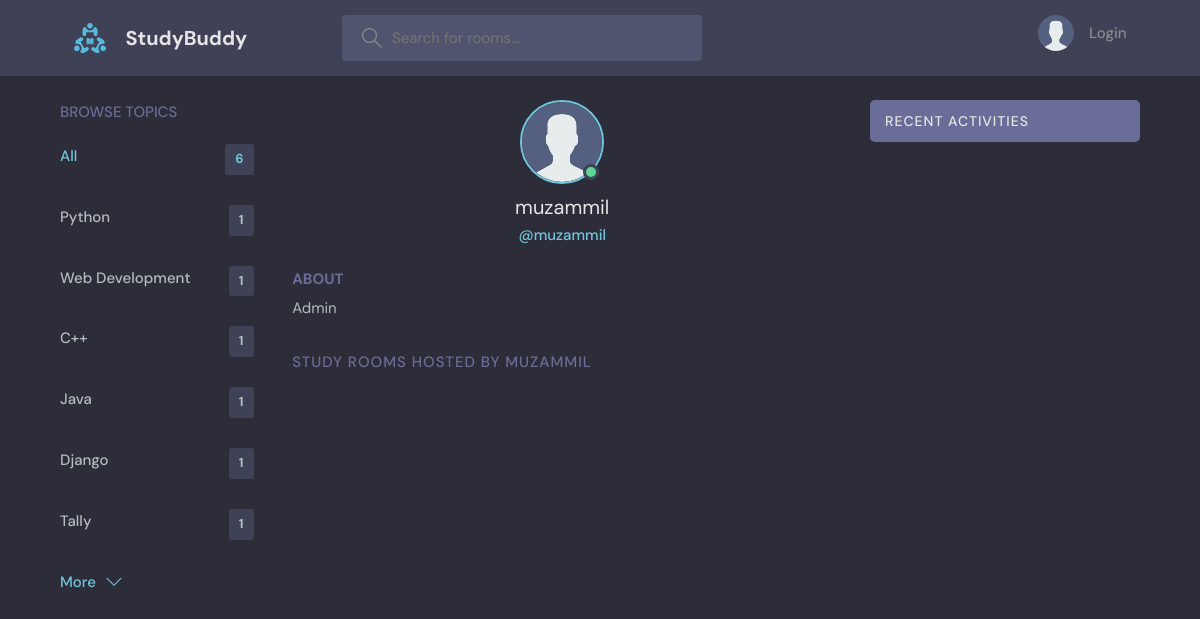
The app's page /profile/13/ with its own data.
### base/models.py (models this page shows, shortened)
class Topic(models.Model):
    name = models.CharField(max_length=200)

class User(AbstractUser):
    name= models.CharField(max_length= 200, null= True)
    email= models.EmailField(unique= True, null= True)
    bio= models.TextField(null= True)
    avatar= models.ImageField(null= True, default= 'avatar.svg')
    USERNAME_FIELD= 'email'
    REQUIRED_FIELDS= []

### base/views.py (the view)
# urls.py: path('profile/<int:pk>/', views.userProfile, name='user-profile'),
def userProfile(request, pk):
    user= User.objects.get(id= pk)
    rooms= user.room_set.all()
    room_messages= user.message_set.all()
    topics= Topic.objects.all()
    context= {'user': user, 'rooms': rooms, 'room_messages': room_messages, 'topics': topics}
    return render(request, 'base/profile.html', context)

### base/templates/base/profile.html (shortened to what this page needs)
{% extends 'main.html' %}
{% block content %}
<main class="profile-page layout layout--3">
	<div class="container">
		{% include 'base/topics_component.html' %}
		<div class="roomList">
			<div class="profile">
				<div class="profile__avatar">
					<div class="avatar avatar--large active">
						<img src="{{ user.avatar.url }}" />
					</div>
				</div>
				<div class="profile__info">
					<h3>{{user.username}}</h3>
					<p>@{{user.username}}</p>
				</div>
				<div class="profile__about">
					<h3>About</h3>
					<p>
						{{user.bio}}
					</p>
				</div>
			</div>
			<div class="roomList__header">
				<div>
					<h2>Study Rooms Hosted by {{user.username}}</a>
					</h2>
				</div>
			</div>
		</div>
		{% include 'base/activity_component.html' %}
	</div>
</main>
{% endblock %}

### base/templates/base/topics_component.html
<div class="topics">
    <div class="topics__header">
        <h2>Browse Topics</h2>
    </div>
    <ul class="topics__list">
        <li>
            <a href="{% url 'home' %}" class="active">All <span>{{topics.count}}</span></a>
        </li>
        {% for topic in topics %}
        <li>
            <a href="{% url 'home' %}?q={{topic.name}}"> {{topic.name}} <span>{{topic.room_set.all.count}}</span></a>
        </li>
        {% endfor %}
    </ul>
    <a class="btn btn--link" href="{% url 'topics' %}">
        More
        <svg version="1.1" xmlns="http://www.w3.org/2000/svg" width="32" height="32" viewBox="0 0 32 32">
            <title>chevron-down</title>
            <path d="M16 21l-13-13h-3l16 16 16-16h-3l-13 13z"></path>
        </svg>
    </a>
</div>

### static/styles/style.css (style rules this page uses)
:root { --color-main: #71c6dd; --color-main-light: #e1f6fb; --color-dark: #3f4156; --color-dark-medium: #51546e; --color-dark-light: #696d97; --color-light: #e5e5e5; --color-gray: #8b8b8b; --color-light-gray: #b2bdbd; --color-bg: #2d2d39; --color-success: #5dd693; --color-error: #fc4b0b; }
* { font-family: "DM Sans", -apple-system, BlinkMacSystemFont, "Segoe UI", Roboto, Oxygen, Ubuntu, Cantarell, "Open Sans", "Helvetica Neue", sans-serif; margin: 0; padding: 0; box-sizing: border-box; text-rendering: optimizeLegibility; font-size: inherit; }
html { font-size: 56.25%; }
@media only screen and (min-width: 1200px) { html { font-size: 62.5%; } }
body { line-height: 1.6; font-weight: 400; font-size: 1.5rem; color: var(--color-light-gray); background-color: var(--color-bg); min-height: 100vh; }
img { width: 100%; }
a { display: inline-block; color: var(--color-main); text-decoration: none; }
.container { max-width: 120rem; width: 90%; margin: auto; }
.btn { background-color: transparent; border: none; display: inline-flex; align-items: center; gap: 1rem; cursor: pointer; transition: all ease-in-out 0.3s; padding: 1rem 2rem; border-radius: 5px; box-shadow: 1px 1px 3px 1px rgba(0, 0, 0, 0.15); font-weight: 500; }
.btn--link { border-radius: 0; padding: 0; color: var(--color-main); box-shadow: none; }
.btn > svg { fill: currentColor; width: 1.6rem; height: 1.6rem; }
.avatar { position: relative; display: inline-block; border-radius: 50%; border: 2px solid var(--color-main); }
.avatar img { display: block; border-radius: 50%; object-fit: cover; object-position: center; }
.avatar::after { content: ""; display: block; position: absolute; background-color: var(--color-gray); z-index: 111; border-radius: 50%; border: 0.3rem solid var(--color-dark); }
.avatar.active::after { background-color: var(--color-success); }
.avatar.avatar--large img { display: block; width: 8rem; height: 8rem; border-radius: 50%; }
.avatar.avatar--large:after { width: 1rem; height: 1rem; bottom: 2px; right: 3.5px; }
.layout { margin-top: 2.4rem; }
.layout > .container { display: flex; justify-content: space-between; align-items: flex-start; }
.layout--3 > .container > div:first-child { flex-basis: 18%; max-width: 22.5rem; }
.layout--3 > .container > div:nth-child(2) { flex-basis: 50%; }
.topics__header { margin-bottom: 2rem; }
.topics__header h2 { text-transform: uppercase; font-weight: 500; color: var(--color-dark-light); }
.topics__list { list-style: none; }
.topics__list li a { display: flex; justify-content: space-between; margin-bottom: 3rem; font-weight: 500; color: var(--color-light-gray); transition: all 0.3s ease-in-out; }
.topics__list li a.active, .topics__list li a:hover { color: var(--color-main); }
.topics__list li a span { padding: 0.5rem 1rem; background-color: var(--color-dark); border-radius: 3px; font-size: 1.3rem; font-weight: 700; letter-spacing: 1px; }
.roomList__header { display: flex; justify-content: space-between; align-items: center; margin-bottom: 2.4rem; }
.roomList__header h2 { text-transform: uppercase; font-weight: 500; color: var(--color-light); letter-spacing: 1px; }
.profile { margin-bottom: 3rem; }
.profile__avatar { text-align: center; }
.profile__info { text-align: center; }
.profile__info h3 { font-size: 2rem; color: var(--color-light); font-weight: 400; }
.profile__info p { color: var(--color-main); font-weight: 500; margin-bottom: 1rem; }
.profile__about { margin-top: 2rem; }
.profile__about h3 { text-transform: uppercase; color: var(--color-dark-light); margin-bottom: 0.5rem; }
.profile-page .roomList__header { margin-bottom: 1.5rem; }
.profile-page .roomList__header h2 { color: var(--color-dark-light); }

### records on screen
Topic: name "Python", room_set.all.count "1"
Topic: name "Web Development", room_set.all.count "1"
Topic: name "C++", room_set.all.count "1"
Topic: name "Java", room_set.all.count "1"
Topic: name "Django", room_set.all.count "1"
Topic: name "Tally", room_set.all.count "1"
User: avatar (placeholder picture), username "muzammil", bio "Admin", username "MUZAMMIL"

### other values on screen
{{ topics.count }} "6"
